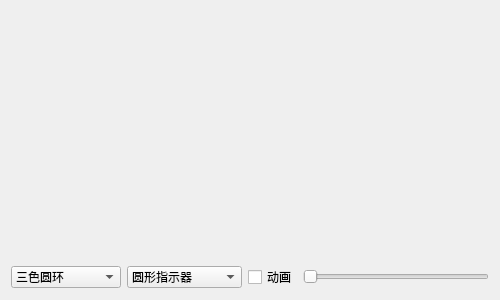
<?xml version="1.0" encoding="UTF-8"?>
<ui version="4.0">
 <class>frmGaugeCar</class>
 <widget class="QWidget" name="frmGaugeCar">
  <property name="geometry">
   <rect>
    <x>0</x>
    <y>0</y>
    <width>500</width>
    <height>300</height>
   </rect>
  </property>
  <property name="windowTitle">
   <string>Form</string>
  </property>
  <layout class="QVBoxLayout" name="verticalLayout">
   <item>
    <widget class="GaugeCar" name="gaugeCar" native="true">
     <property name="sizePolicy">
      <sizepolicy hsizetype="Preferred" vsizetype="Expanding">
       <horstretch>0</horstretch>
       <verstretch>0</verstretch>
      </sizepolicy>
     </property>
    </widget>
   </item>
   <item>
    <layout class="QHBoxLayout" name="horizontalLayout">
     <item>
      <widget class="QComboBox" name="cboxPieStyle">
       <property name="minimumSize">
        <size>
         <width>110</width>
         <height>0</height>
        </size>
       </property>
       <item>
        <property name="text">
         <string>三色圆环</string>
        </property>
       </item>
       <item>
        <property name="text">
         <string>当前圆环</string>
        </property>
       </item>
      </widget>
     </item>
     <item>
      <widget class="QComboBox" name="cboxPointerStyle">
       <property name="minimumSize">
        <size>
         <width>110</width>
         <height>0</height>
        </size>
       </property>
       <item>
        <property name="text">
         <string>圆形指示器</string>
        </property>
       </item>
       <item>
        <property name="text">
         <string>指针指示器</string>
        </property>
       </item>
       <item>
        <property name="text">
         <string>圆角指针指示器</string>
        </property>
       </item>
       <item>
        <property name="text">
         <string>三角形指示器</string>
        </property>
       </item>
      </widget>
     </item>
     <item>
      <widget class="QCheckBox" name="ckAnimation">
       <property name="text">
        <string>动画</string>
       </property>
      </widget>
     </item>
     <item>
      <widget class="QSlider" name="horizontalSlider">
       <property name="maximum">
        <number>100</number>
       </property>
       <property name="orientation">
        <enum>Qt::Horizontal</enum>
       </property>
      </widget>
     </item>
    </layout>
   </item>
  </layout>
 </widget>
 <customwidgets>
  <customwidget>
   <class>GaugeCar</class>
   <extends>QWidget</extends>
   <header>gaugecar.h</header>
  </customwidget>
 </customwidgets>
 <resources/>
 <connections/>
</ui>
